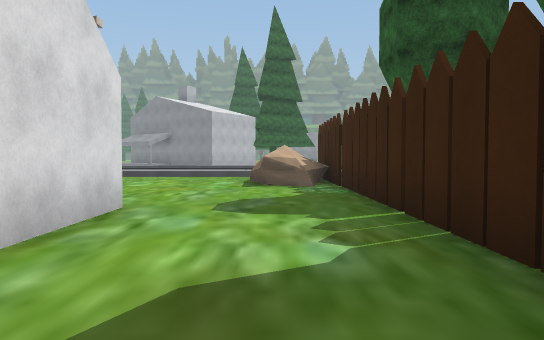
view 1 (above)

24 first-person views from a walk through a Unity game level. The camera is 1.2 m above the floor, tilts 2° down and sees 70° across. The floor is counted in squares, 2 m on a side. Each view is taken from the middle of a square. On the plan, view 1 faces up. The plan holds only what a view shows up to about 11 squares ahead; the rest is blank. The place goes on beyond the plan. The player is left out. Some surface patterns are stand-ins.

view 2
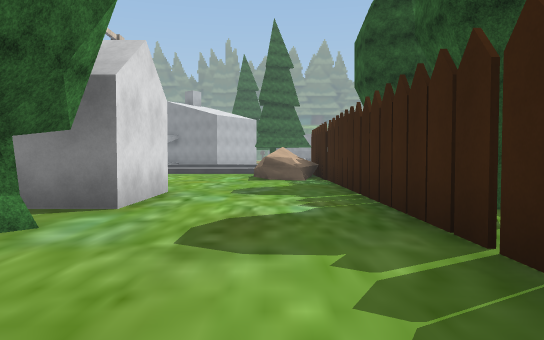

view 3
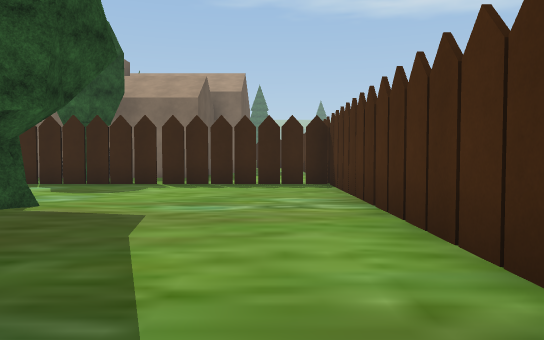

view 4
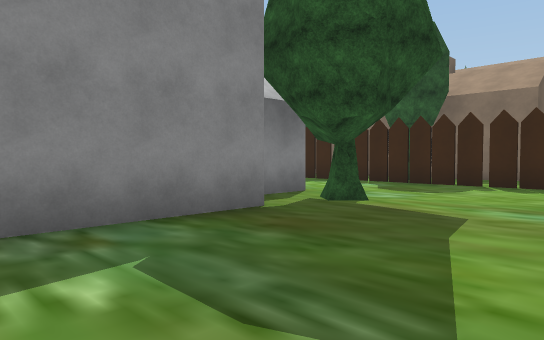

view 5
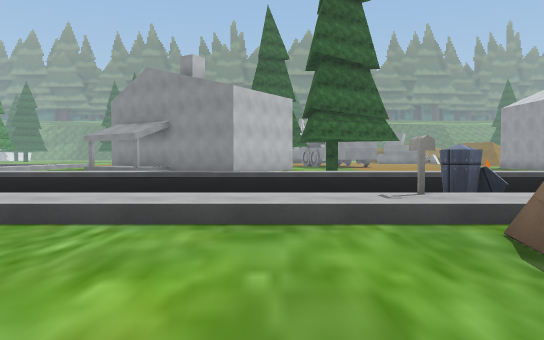

view 6
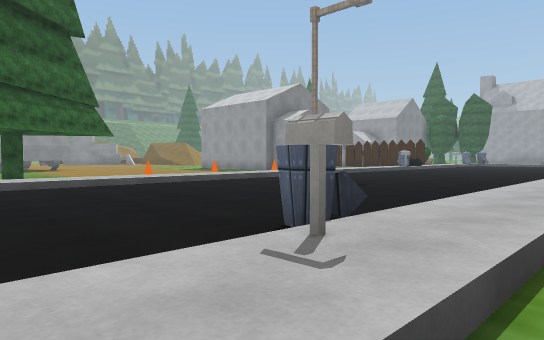

view 7
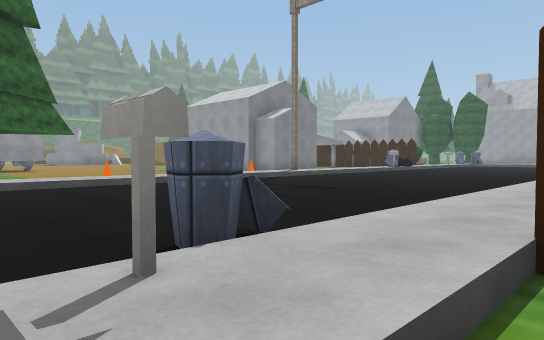

view 8
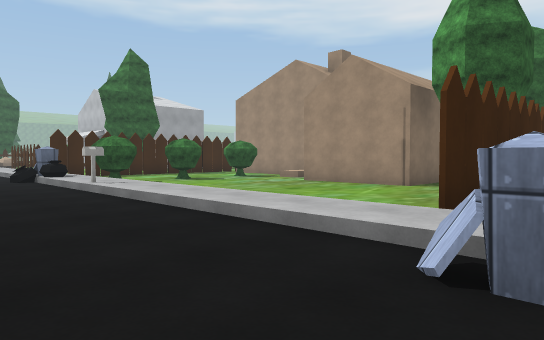

view 9
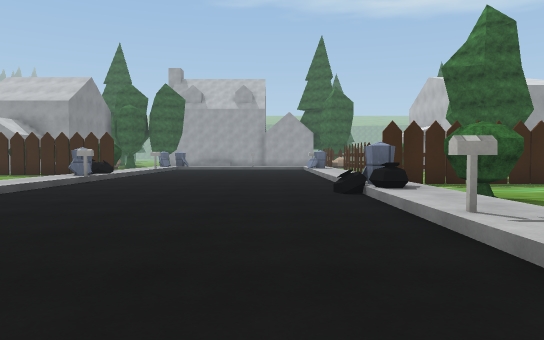

view 10
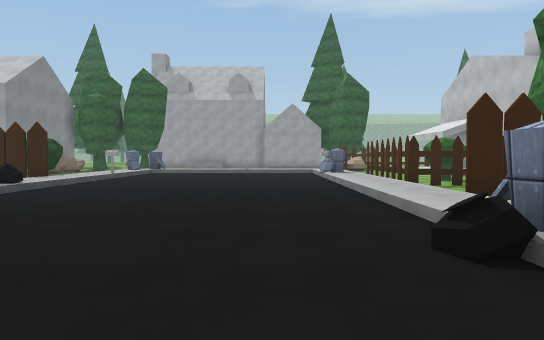

view 11
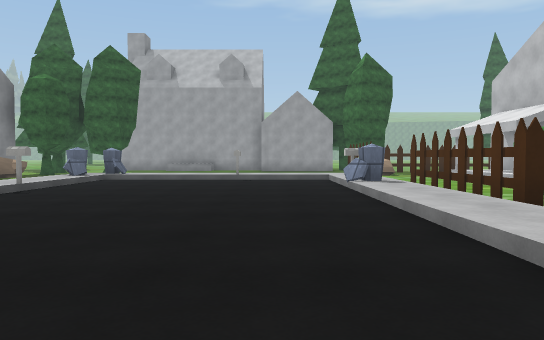

view 12
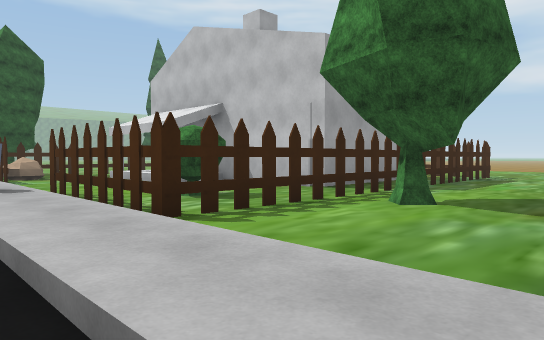

view 13
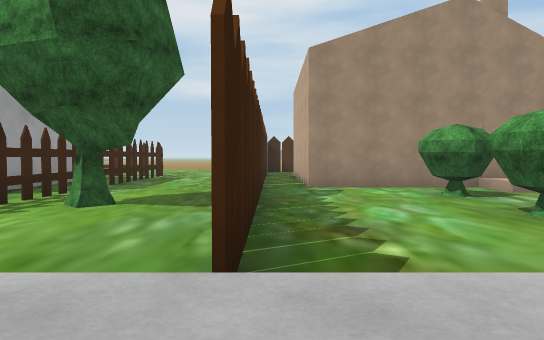

view 14
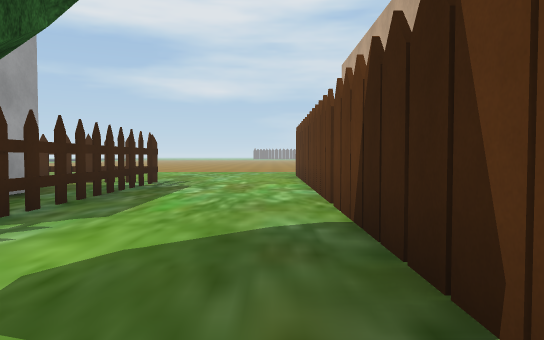

view 15
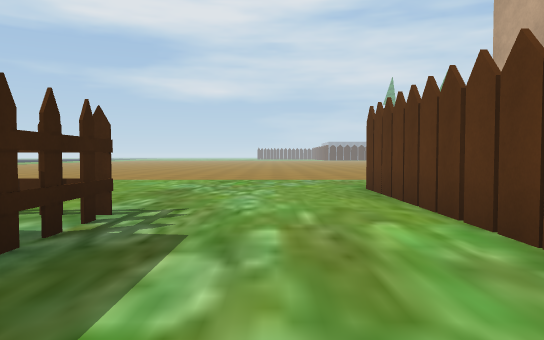

view 16
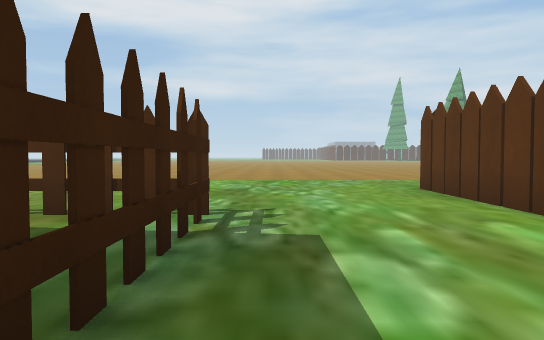

view 17
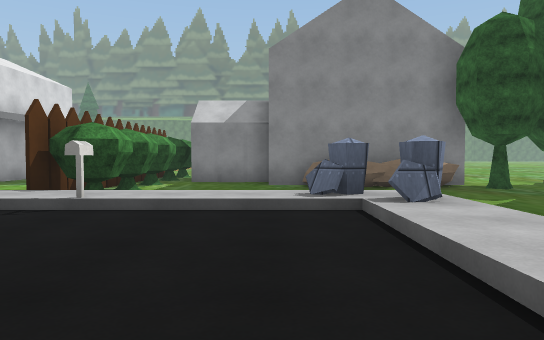

view 18
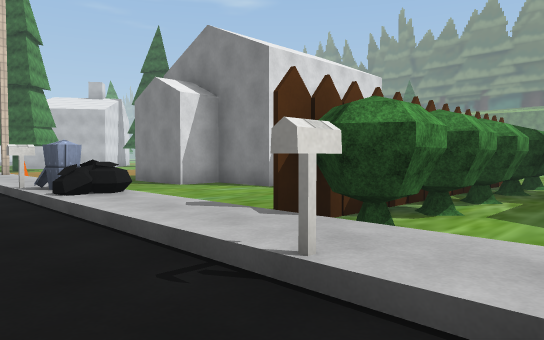

view 19
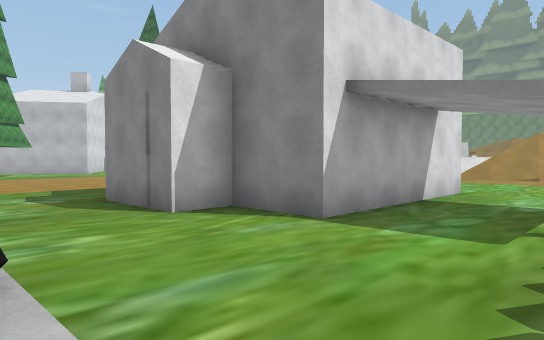

view 20
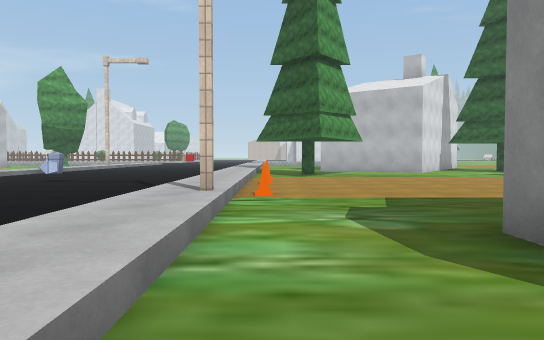

view 21
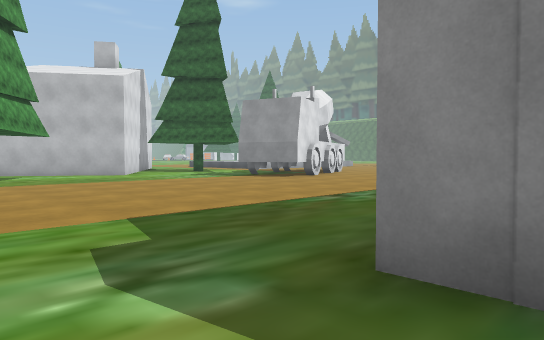

view 22
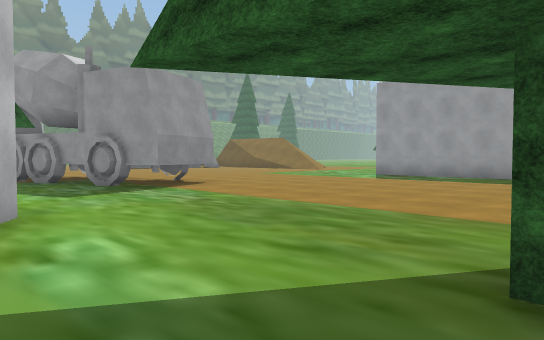

view 23
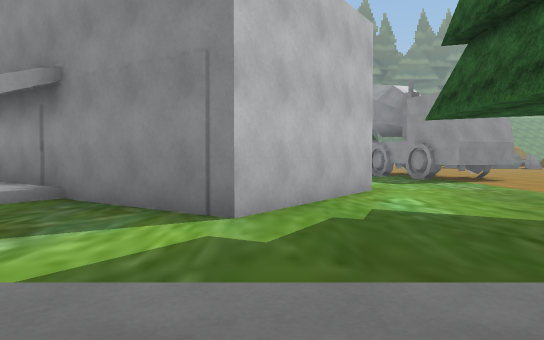

view 24
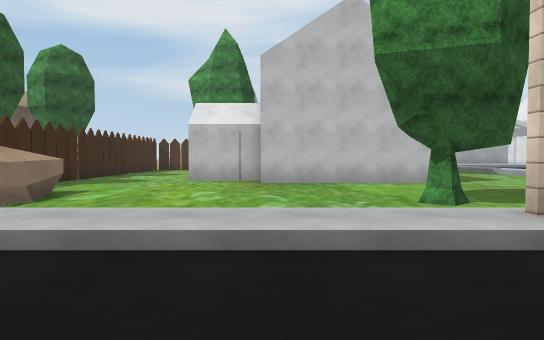

### Floor plan
Key: @ floor where view 1 was taken; # wall or solid block; x gap in a wall; . main floor; : floor 0.25 m higher than the main floor; / step, stairs or slope; T tree; H house; B bin; M mailbox; P pine tree; I thing the floor can be seen under or through; F fence; C cone; R truck; O other object.
Columns run from 7 left of view 1 to 24 right of it. Each row starts with its distance up from view 1.
 30        .R R.         ..
 29        .RRR...       ..
 28       ...R....       ..
 27       .........      #..
 26       ..........     #..HT
 25      #...........#   #...T#
 24  #####...........#   #..HT###
 23 H.H##............H ###...T..###O
 22  ................###.....T...OOO
 21   .....P ................T.    .
 20   .....  .O.O.C..........T.    .
 19 :::::::::::::::#:::::BO::::::BB.
 18 ....................M.....M../B.
 17 .............................//
 16 .............................//
 15 .............................O/
 14  ............................//
 13  ......BB.........O........O.//
 12  #:::::M::::::M::BB::::::::B::/
 11  ......O#........T..#...II#F...#
 10 T......O#........T..#...ITT.....
  9  T.....O#........T..#...ITT...
  8 .......O# .......T..#.T.I..
  7 ........# .###...T..#...I..
  6 ........# T#   ..T..#...IH###
  5 ####....#  #   H ####...I##
  4    ###..#          ##...II
  3    ###..# T        ##...II
  2  ###....#..#       ##...I.
  1 .....T..#..#        #...I.
  0 .......@#. #        #...III
 -1 ........#           #......
 -2 ........#.          #......
 -3  x########          #.....
 -4                     ......
 -5                     .......
 -6                    ........
 -7                    ........

Positions as (right, up) in squares from view 1, and headings:
1: (0, 0), facing up
2: (0, -2), facing up
3: (-7, -2), facing right
4: (-7, -2), facing up-right
5: (-2, 8), facing up
6: (-2, 11), facing up-right
7: (-1, 11), facing up-right
8: (0, 15), facing down-right
9: (4, 14), facing right
10: (8, 14), facing right
11: (12, 14), facing right
12: (13, 13), facing down-right
13: (13, 13), facing down
14: (14, 9), facing down
15: (15, 4), facing down
16: (16, 4), facing down
17: (21, 14), facing up
18: (20, 17), facing up-left
19: (17, 19), facing up-left
20: (13, 20), facing left
21: (11, 20), facing up-left
22: (-2, 21), facing up-right
23: (-3, 18), facing up
24: (-4, 15), facing down
